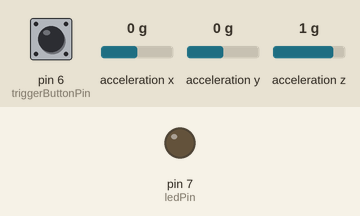
A sketch run on a simulated Arduino Uno, built with avr-gcc and run on an emulated ATmega328P. Parts: output pins drawn as LEDs (lit = HIGH). Wiring (inferred from the names in the program): ADXL345 accelerometer at I2C address 0x53. Inputs (shaded band) come from the test bench; at power-on: pin 6 (triggerButtonPin) LOW, acceleration x 0 g, acceleration y 0 g, acceleration z 1 g. What the sketch prints to the serial monitor is not drawn.

Above: at 1.2 s.
1.3 s: pin 6 (triggerButtonPin) pulled HIGH for 0.15 s
At 1.37 s:
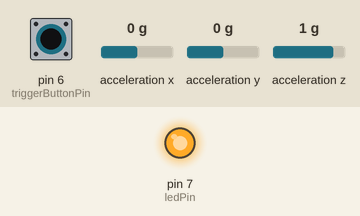
2.9 s: pin 6 (triggerButtonPin) pulled HIGH for 3.2 s
At 7.0 s:
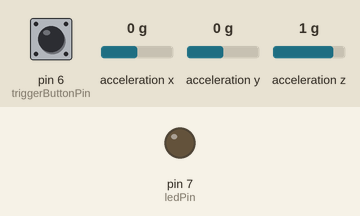
7.6 s: pin 6 (triggerButtonPin) driven HIGH
At 8.1 s:
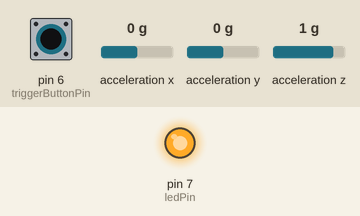
16.6 s: pin 6 (triggerButtonPin) driven LOW
At 17.3 s:
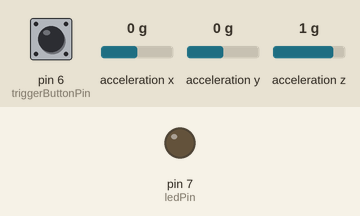
Timing chart, 0 to 19.1 s (numbered marks = the images above; inputs shaded):
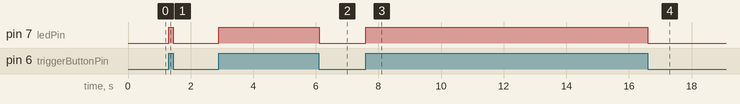

The sketch:

Single_ADXL345_Read_Program_I2C.ino
```cpp
#include <Wire.h>
#include <SimpleKalmanFilter.h>

#define DEVICE (0x53)      //ADXL345 device address
#define TO_READ (6)        //num of bytes we are going to read each time (two bytes for each axis)

byte buff[TO_READ] ;        //6 bytes buffer for saving data read from the device
char str[512];              //string buffer to transform data before sending it to the serial port
int regAddress = 0x32;      //first axis-acceleration-data register on the ADXL345


// Configuration for the trigger button and the LED indicator
const int triggerButtonPin = 6; // Pin for the trigger button
const int ledPin = 7; // Pin for the LED
int buttonState = 0; // Current state of the button
int previousButtonState = 0; // Previous state of the button
int samplecount = 1;

unsigned long previousMillis = 0; // Variable to store the last time 'x' was incremented
unsigned long interval = 1000; // Interval in milliseconds (change this as needed)


double v = 0; // Initial velocity
double v_old = 0; // Previous velocity
unsigned long time_acceleration_last = 0;
unsigned long time_acceleration = 0;

unsigned long startMillis;

//Register addresses
#define ADXL345_DATA_FORMAT 0x31
#define ADXL345_BW_RATE 0x2C

/*
Kalman Filter properties
SimpleKalmanFilter(e_mea, e_est, q);
e_mea: Reflects the uncertainty in measurements taken by the sensor.
e_est: Represents the initial uncertainty or variance in the estimation before incorporating any measurements.
q: Accounts for the uncertainty or variance in the system due to unmodeled process noise.
*/
SimpleKalmanFilter simpleKalmanFilter(1, 5, 0.01);

void setup() {
  Wire.begin();         // join i2c bus (address optional for master)
  Serial.begin(115200);  // start serial for output

  pinMode(triggerButtonPin, INPUT); // Set the trigger button pin as input
  pinMode(ledPin, OUTPUT); // Set the LED pin as output

  initializeADXL345();

  //Serial.println("ADXL-X,ADXL-Y,ADXL-Z");
}


void loop() {

  buttonState = digitalRead(triggerButtonPin);
  // Check if the button is pressed
  if (buttonState == HIGH){
    if(previousButtonState == LOW) {
      //Serial.println("ADXL-X,ADXL-Y,ADXL-Z");
    }
    previousButtonState = 1;
    // Button has just been pressed, turn on the LED
    digitalWrite(ledPin, HIGH);
    startMillis = millis();
    readAndPrintSensorData();
  }
  else if (buttonState == LOW && previousButtonState == HIGH) {
    previousButtonState = 0;
    // Button has just been released, turn off the LED
    digitalWrite(ledPin, LOW);
    Serial.println("=");
    v = 0; // Initial velocity
    v_old = 0; // Previous velocity
    time_acceleration_last = 0;
    time_acceleration = 0;
  }
}

void initializeADXL345(){
  //Turning on the ADXL345
  writeTo(DEVICE, 0x2D, 0);
  writeTo(DEVICE, 0x2D, 16);
  writeTo(DEVICE, 0x2D, 8);
  writeTo(DEVICE, ADXL345_DATA_FORMAT, 0x03); // Full resolution, +/-16g range
  writeTo(DEVICE, ADXL345_BW_RATE, 0x0F);

  //CALCULATE OFFSET
}

void readAndPrintSensorData() {
  double velocity_filter;
  int x, y, z;
  float xg, yg, zg;

  readFrom(DEVICE, regAddress, TO_READ, buff); //read the acceleration data from the ADXL345
                                              //each axis reading comes in 10 bit resolution, ie 2 bytes.  Least Significat Byte first!!
                                              //thus we are converting both bytes in to one int
  x = (((int)buff[1]) << 8) | buff[0];
  y = (((int)buff[3])<< 8) | buff[2];
  z = (((int)buff[5]) << 8) | buff[4];

   //Convert the accelerometer value to G's.
  //With 10 bits measuring over a +/-16g = 16 - (-16) = 32; we can find how to convert by using the equation:
  //Gs = Measurement Value * (G-range/(2^10-1)) or Gs = Measurement Value * (32/1023)
  //convert G to m/s^2 by multiplying it with 9.81 m/s^2

  xg = x * 0.0312 * 9.81;
  yg = y * 0.0312 * 9.81;
  zg = z * 0.0312 * 9.81;
  //Filtered velocity
  velocity_filter = calculateAndPrintFilteredVelocity(calculateMagnitude(xg,yg,zg));
  //Raw velocity
  //velocity_y_raw = calculateAndPrintRawVelocity(yg);

  Serial.print(xg);Serial.print(", ");
  Serial.print(yg);Serial.print(", ");
  Serial.println(zg);
  //Serial.print(velocity_y_raw);Serial.print(", ");
  //Serial.println(velocity_filter);
}

float calculateMagnitude(float xg, float yg, float zg){
  float mag = pow(pow(xg, 2) + pow(yg,2) + pow(zg,2),1/2);
  return mag;
}

double calculateAndPrintFilteredVelocity(float acceleration){
  double dv = acceleration * (time_acceleration - time_acceleration_last) / 1000.0; // Calculate change in velocity (dv) in seconds
  v = v_old + dv; // Calculate new velocity
  v_old = v; // Update the previous velocity for the next iteration
  time_acceleration_last = time_acceleration; // Update the time variable
  time_acceleration =millis();

  return simpleKalmanFilter.updateEstimate(v);
}

// double calculateAndPrintRawVelocity(float acceleration){
//   unsigned long time_acceleration = millis(); // Current time

//   double dv = acceleration * (time_acceleration - time_acceleration_last) / 1000.0; // Calculate change in velocity (dv) in seconds
//   v = v_old + dv; // Calculate new velocity

//   //double estimatedValue = filter.updateEstimate(v, 0); // Update the filter with the velocity measurement and control input (0 in this case)

//   v_old = v; // Update the previous velocity for the next iteration
//   time_acceleration_last = time_acceleration; // Update the time variable
//   return v;
//}

//---------------- Functions
//Writes val to address register on device
void writeTo(int device, byte address, byte val) {
  Wire.beginTransmission(device); //start transmission to device
  Wire.write(address);        // send register address
  Wire.write(val);        // send value to write
  Wire.endTransmission(); //end transmission
}

//reads num bytes starting from address register on device in to buff array
void readFrom(int device, byte address, int num, byte buff[]) {
  Wire.beginTransmission(device); //start transmission to device
  Wire.write(address);        //sends address to read from
  Wire.endTransmission(); //end transmission

  Wire.beginTransmission(device); //start transmission to device
  Wire.requestFrom(device, num);    // request 6 bytes from device

  int i = 0;
  while(Wire.available())    //device may send less than requested (abnormal)
  {
    buff[i] = Wire.read(); // receive a byte
    i++;
  }
  Wire.endTransmission(); //end transmission
}
```

Measured:
- after the input at 1.3 s, pin 7 (ledPin): LOW → HIGH at once, → LOW 0.15 s later
- after the input at 2.9 s, pin 7 (ledPin): LOW → HIGH at once, → LOW 3.2 s later
- after the input at 7.6 s, pin 7 (ledPin): LOW → HIGH at once
- after the input at 16.6 s, pin 7 (ledPin): HIGH → LOW at once
